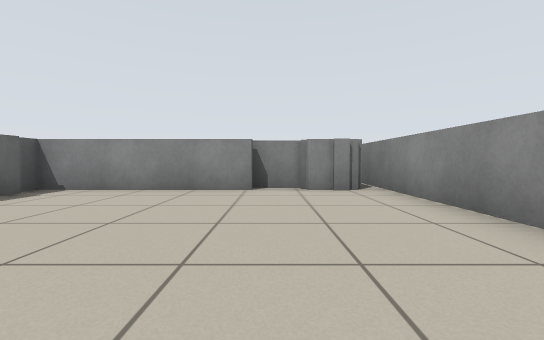
view 1 (above)

17 first-person views from a walk through a world built for the Player/Stage simulator. The camera is 0.58 m above the floor, tilts 2° down and sees 90° across. The lines on the ground mark 1 m squares. The floor is counted in squares, 1 m on a side. Each view is taken from the middle of a square. On the plan, view 1 faces up. The plan holds only what a view shows up to about 9 squares ahead; the rest is blank. The place goes on beyond the plan. The robots in the file are not drawn.

view 2
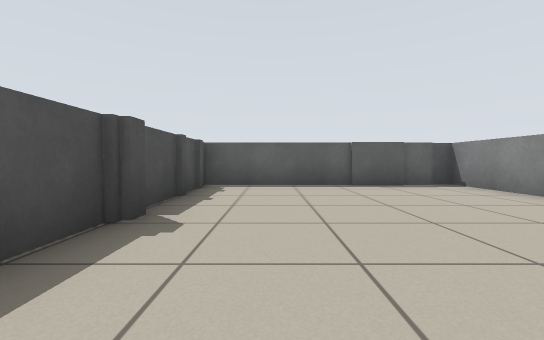

view 3
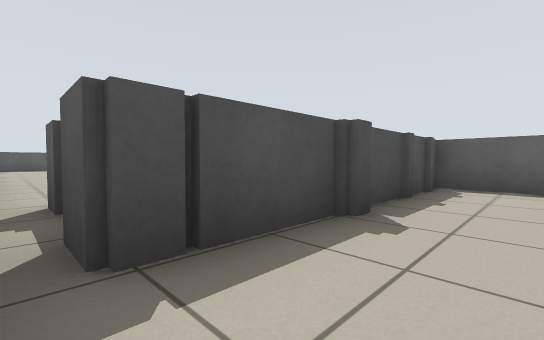

view 4
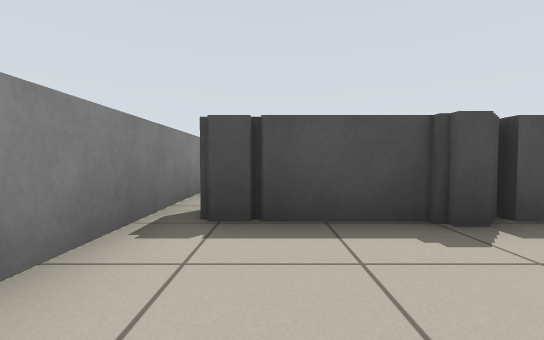

view 5
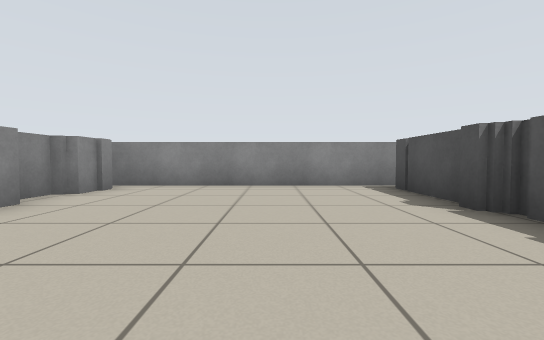

view 6
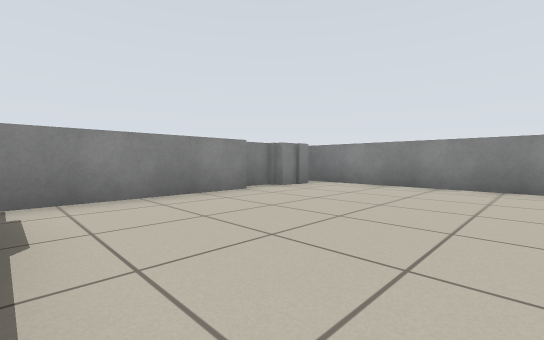

view 7
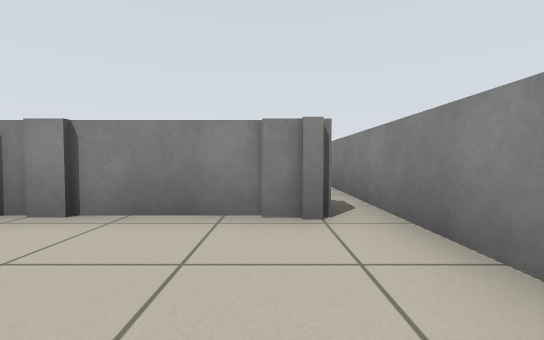

view 8
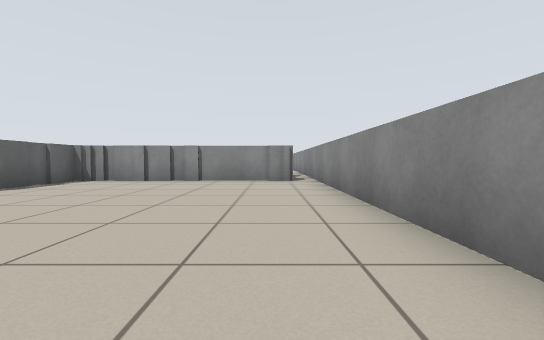

view 9
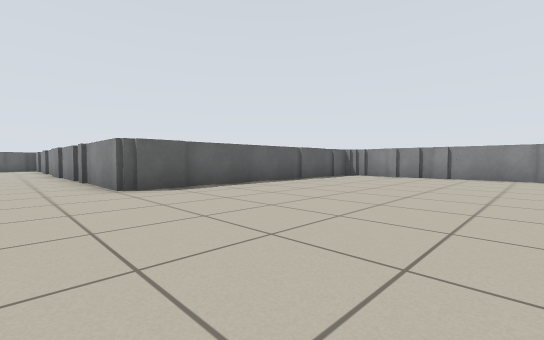

view 10
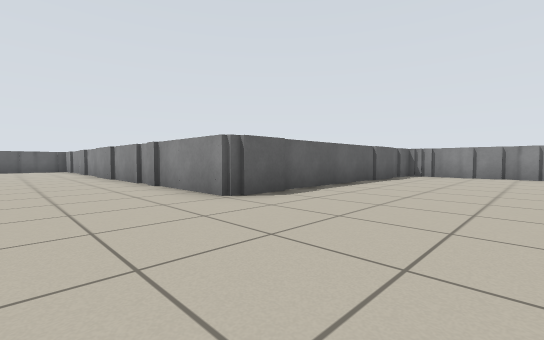

view 11
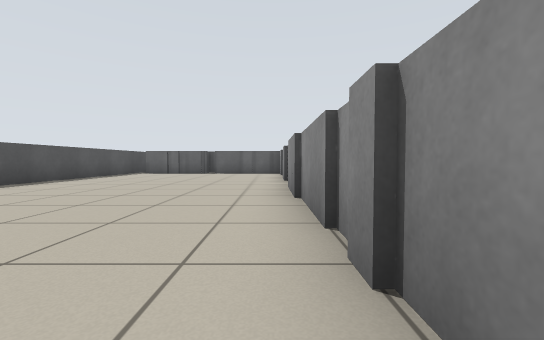

view 12
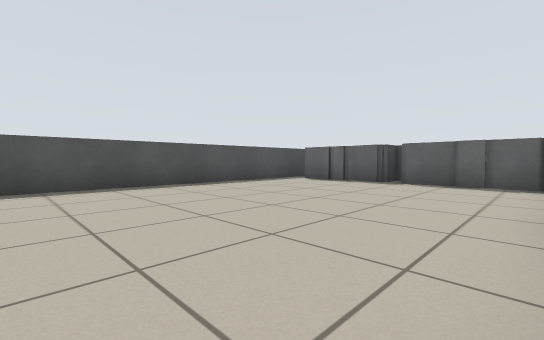

view 13
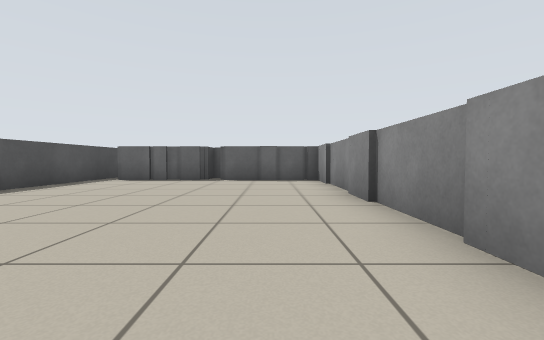

view 14
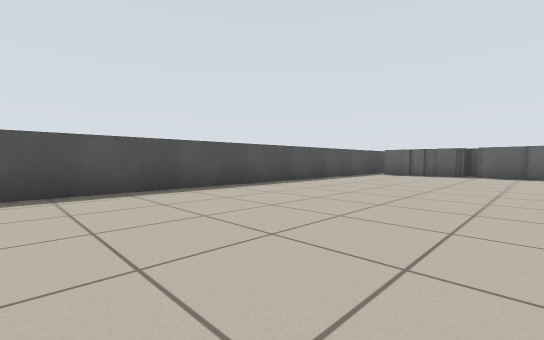

view 15
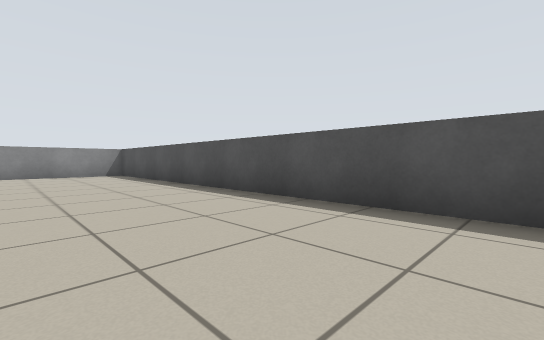

view 16
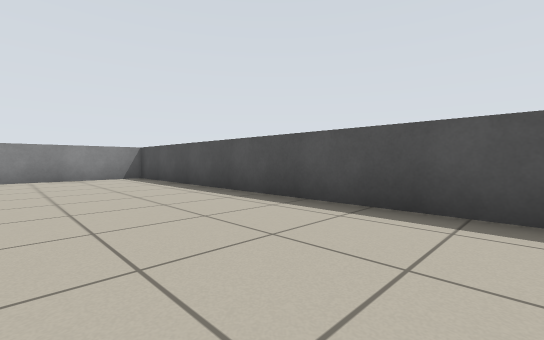

view 17
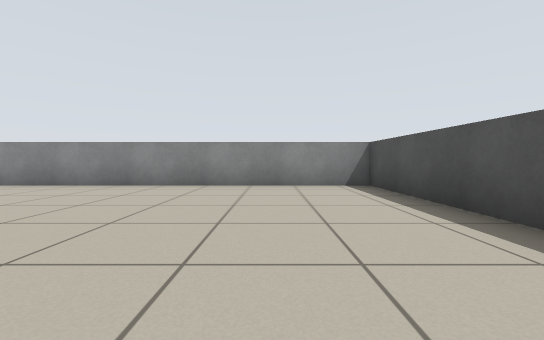

### Floor plan
Ten units are one square. View 1 is at (0, 0); x grows to the right and y downward. Boxes are objects, and circles mark ways between rooms. Rooms are numbered by the first view taken in them; rooms with no view inside come last. Other rooms are left out.
<svg viewBox="-190 -70 218 258">
<path fill="none" stroke="#000" d="M-10 3 -5 3M-6 5 17 5 17 14M-4 -53 -46 -53 -46 -49M19 -53 6 -53 6 -57 -5 -57M-44 -49 -44 5 -9 5M17 26 17 32M23 34 23 -65M-44 101 -44 114M-101 116 -120 116M-120 114 -139 114M-44 48 -44 62M-46 42 -46 114 -102 114M-40 33 -44 33 -44 42M-138 116 -149 116M-25 33 -30 33M-29 31 -41 31M-151 114 -169 114M14 31 -26 31M-169 116 -181 116 -181 146M-181 150 -181 178M-185 183 23 183 23 34"/>
<circle cx="20" cy="30" r="3" fill="#2a7"/>
<text x="-10" y="-20">1</text>
<text x="-50" y="120">2</text>
</svg>
Room 1 opens to room 2.

Where each view was taken, in squares from view 1:
view 1: 0 up, 0 right, facing up
view 2: 1 up, 2 right, facing left
view 3: 1 up, 2 right, facing down-left
view 4: 2 up, 1 right, facing down
view 5: 2 up, 4 left, facing right
view 6: 1 up, 4 left, facing up-right
view 7: 6 down, 1 right, facing up
view 8: 11 down, 1 right, facing up
view 9: 13 down, 1 right, facing up-left
view 10: 14 down, 1 left, facing up-left
view 11: 12 down, 6 left, facing left
view 12: 12 down, 11 left, facing down-left
view 13: 13 down, 10 left, facing left
view 14: 13 down, 7 left, facing down-left
view 15: 15 down, 9 left, facing down-right
view 16: 15 down, 7 left, facing down-right
view 17: 16 down, 4 left, facing right
